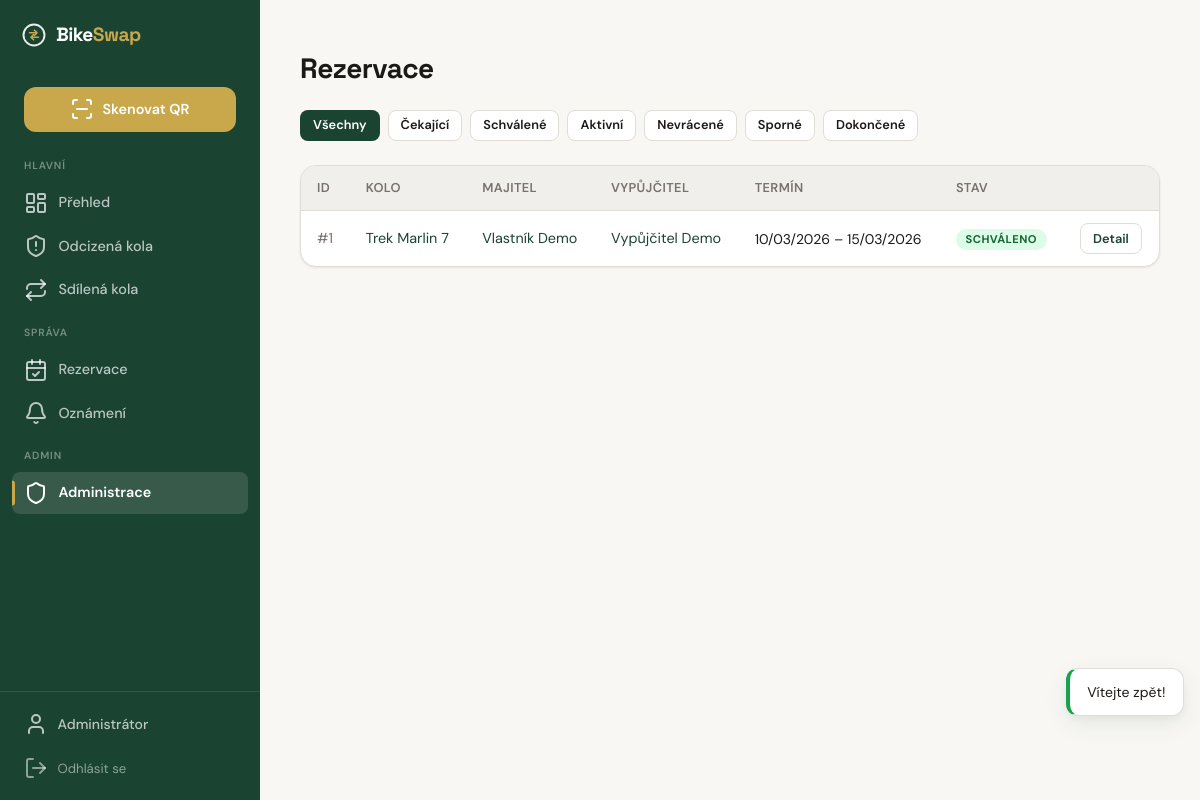
Screenshot of /admin/reservations (signed in) with the database file from the repository.
### tables this page shows
CREATE TABLE IF NOT EXISTS `users` (
    `id`                 INT UNSIGNED    NOT NULL AUTO_INCREMENT,
    `email`              VARCHAR(255)    NOT NULL,
    `password_hash`      VARCHAR(255)    NOT NULL,
    `role`               ENUM('user', 'police', 'admin') NOT NULL DEFAULT 'user',
    `first_name`         VARCHAR(50)     NOT NULL,
    `surname`            VARCHAR(50)     NOT NULL DEFAULT '',
    `phone`              VARCHAR(20)     NULL DEFAULT NULL,
    `address`            VARCHAR(255)    NULL DEFAULT NULL,
    `is_verified`        TINYINT(1)      NOT NULL DEFAULT 0,
    `verification_token` VARCHAR(64)     NULL DEFAULT NULL,
    `password_reset_token`   VARCHAR(64) NULL DEFAULT NULL,
    `password_reset_expires` DATETIME    NULL DEFAULT NULL,
    `totp_secret`        VARCHAR(255)    NULL DEFAULT NULL,
    `totp_enabled`       TINYINT(1)      NOT NULL DEFAULT 0,
    `karma_score`        INT             NOT NULL DEFAULT 0,
    `is_banned`          TINYINT(1)      NOT NULL DEFAULT 0,
    `created_at`         DATETIME        NOT NULL DEFAULT CURRENT_TIMESTAMP,
    `updated_at`         DATETIME        NOT NULL DEFAULT CURRENT_TIMESTAMP ON UPDATE CURRENT_TIMESTAMP,
    `last_login_at`      DATETIME        NULL DEFAULT NULL,

    PRIMARY KEY (`id`),
    UNIQUE KEY `uq_users_email` (`email`),
    KEY `idx_users_role` (`role`)
);

CREATE TABLE IF NOT EXISTS `reservations` (
    `id`                 INT UNSIGNED    NOT NULL AUTO_INCREMENT,
    `bike_id`            INT UNSIGNED    NOT NULL,
    `borrower_id`        INT UNSIGNED    NOT NULL,
    `owner_id`           INT UNSIGNED    NOT NULL,
    `conversation_token` VARCHAR(64)     NOT NULL,
    `date_from`          DATE            NOT NULL,
    `date_to`            DATE            NOT NULL,
    `message`            TEXT            NULL DEFAULT NULL,
    `status`             ENUM('pending','approved','rejected','active','completed','cancelled','not_returned','disputed') NOT NULL DEFAULT 'pending',
    `not_returned_reason`  TEXT          NULL DEFAULT NULL,
    `dispute_reason`       TEXT          NULL DEFAULT NULL,
    `admin_resolution`     ENUM('borrower_guilty','owner_guilty') NULL DEFAULT NULL,
    `admin_resolved_by`    INT UNSIGNED  NULL DEFAULT NULL,
    `admin_resolved_at`    DATETIME      NULL DEFAULT NULL,
    `created_at`         DATETIME        NOT NULL DEFAULT CURRENT_TIMESTAMP,
    `updated_at`         DATETIME        NOT NULL DEFAULT CURRENT_TIMESTAMP ON UPDATE CURRENT_TIMESTAMP,

    PRIMARY KEY (`id`),
    UNIQUE KEY `uq_reservations_token` (`conversation_token`),
    KEY `idx_reservations_bike_dates` (`bike_id`, `date_from`, `date_to`, `status`),
    KEY `idx_reservations_borrower` (`borrower_id`, `status`),
    KEY `idx_reservations_owner` (`owner_id`, `status`),
    CONSTRAINT `fk_reservations_bike` FOREIGN KEY (`bike_id`) REFERENCES `bikes` (`id`) ON DELETE CASCADE,
    CONSTRAINT `fk_reservations_borrower` FOREIGN KEY (`borrower_id`) REFERENCES `users` (`id`) ON DELETE CASCADE,
    CONSTRAINT `fk_reservations_owner` FOREIGN KEY (`owner_id`) REFERENCES `users` (`id`) ON DELETE CASCADE,
    CONSTRAINT `fk_reservations_admin` FOREIGN KEY (`admin_resolved_by`) REFERENCES `users` (`id`) ON DELETE SET NULL
);

CREATE TABLE IF NOT EXISTS `bikes` (
    `id`                   INT UNSIGNED    NOT NULL AUTO_INCREMENT,
    `owner_id`             INT UNSIGNED    NOT NULL,
    `qr_hash`              VARCHAR(64)     NOT NULL,
    `brand`                VARCHAR(100)    NOT NULL,
    `model`                VARCHAR(100)    NULL DEFAULT NULL,
    `color`                VARCHAR(50)     NOT NULL,
    `frame_number`         VARCHAR(100)    NULL DEFAULT NULL,
    `year_of_manufacture`  SMALLINT UNSIGNED NULL DEFAULT NULL,
    `description`          TEXT            NULL DEFAULT NULL,
    `status`               ENUM('active', 'stolen', 'found', 'recovered') NOT NULL DEFAULT 'active',
    `is_shared`            TINYINT(1)      NOT NULL DEFAULT 0,
    `auto_accept`          TINYINT(1)      NOT NULL DEFAULT 0,
    `availability_days`    VARCHAR(20)     DEFAULT NULL,
    `created_at`           DATETIME        NOT NULL DEFAULT CURRENT_TIMESTAMP,
    `updated_at`           DATETIME        NOT NULL DEFAULT CURRENT_TIMESTAMP ON UPDATE CURRENT_TIMESTAMP,

    PRIMARY KEY (`id`),
    UNIQUE KEY `uq_bikes_qr_hash` (`qr_hash`),
    KEY `idx_bikes_owner` (`owner_id`),
    KEY `idx_bikes_status` (`status`),
    KEY `idx_bikes_shared` (`is_shared`),
    CONSTRAINT `fk_bikes_owner` FOREIGN KEY (`owner_id`) REFERENCES `users` (`id`) ON DELETE CASCADE
);

### templates/admin/reservations.php (the view, shortened to what the rows shown need)
<div class="page-header">
  <h1>Rezervace</h1>
</div>
<?php if (empty($reservations)): ?>
  <div class="card">
    <div class="card-body">
      <p class="text-muted text-center">Žádné rezervace nenalezeny.</p>
    </div>
  </div>
<?php else: ?>
  <div class="card">
    <div class="table-responsive">
      <table class="admin-table">
        <thead>
          <tr>
            <th>ID</th>
            <th>Kolo</th>
            <th>Majitel</th>
            <th>Vypůjčitel</th>
            <th>Termín</th>
            <th>Stav</th>
            <th></th>
          </tr>
        </thead>
        <tbody>
          <?php foreach ($reservations as $res): ?>
            <?php
              $resBike = $res->getBike();
              $owner = $res->getOwner();
              $borrower = $res->getBorrower();
            ?>
            <tr>
              <td class="text-muted">#<?= $res->getId() ?></td>
              <td>
                <?php if ($resBike): ?>
                  <a href="/bike/<?= e($resBike->getQrHash()) ?>"><?= e($resBike->getFullName()) ?></a>
                <?php else: ?>
                  Kolo #<?= $res->getBikeId() ?>
                <?php endif; ?>
              </td>
              <td>
                <?php if ($owner): ?>
                  <a href="/admin/users/<?= $owner->getId() ?>"><?= e($owner->getName()) ?></a>
                <?php else: ?>
                  —
                <?php endif; ?>
              </td>
              <td>
                <?php if ($borrower): ?>
                  <a href="/admin/users/<?= $borrower->getId() ?>"><?= e($borrower->getName()) ?></a>
                <?php else: ?>
                  —
                <?php endif; ?>
              </td>
              <td class="text-sm"><?= e($res->getDateRangeText()) ?></td>
              <td>
                <span class="status-badge <?= e($res->getStatusClass()) ?>"><?= e($res->getStatusLabel()) ?></span>
              </td>
              <td>
                <a href="/reservation/<?= $res->getId() ?>" class="btn btn-sm btn-secondary">Detail</a>
              </td>
            </tr>
          <?php endforeach; ?>
        </tbody>
      </table>
    </div>
  </div>
<?php endif; ?>

### templates/layouts/app.php (shortened to what the rows shown need)
<!DOCTYPE html>
<html lang="cs">
<head>
  <link rel="stylesheet" href="/css/style.css">
</head>
<body class="layout-app">
<div class="app-shell">
  <aside class="sidebar">
    <div class="sidebar-footer">
      <?php if (isset($currentUser)): ?>
        <a href="/profile" class="sidebar-profile-link">
          <i data-lucide="user"></i> <?= e($currentUser->getName()) ?>
        </a>
      <?php endif; ?>
      <?php if (isset($session)): ?>
        <form method="POST" action="/logout" style="margin:0">
          <button type="submit" class="sidebar-logout-btn">
          </button>
        </form>
      <?php endif; ?>
    </div>
  </aside>
  <main class="page-content">
    <?= $content ?? '' ?>
  </main>
</div>
</body>
</html>

### rows the page displays
users: first_name "Administrátor"
reservations: id "1", bike.model "Trek Marlin 7", owner.surname "Vlastník Demo", borrower.surname "Vypůjčitel Demo", $res->getDateRangeText() "10/03/2026 – 15/03/2026", status "SCHVÁLENO"
